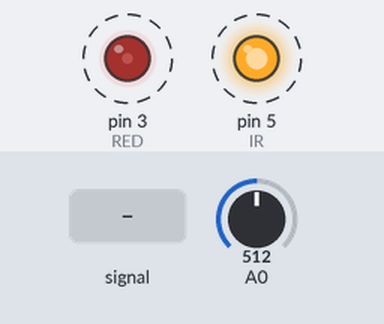
A sketch run on a simulated Arduino Uno, built with avr-gcc and run on an emulated ATmega328P. Shown: output pins drawn as LEDs (lit = HIGH). Dashed ring = blinking. Inputs (shaded band) come from the test bench; at power-on: A0 = 512. What the sketch prints to the serial monitor is not drawn.

Above: at 1.2 s.
1.3 s: A0 fed a 200 Hz sine of ±460 counts around its level
4.3 s: A0 set to 3
7.3 s: A0 set to 0
13.3 s: A0 set to 122
16.3 s: A0 set to 306
19.3 s: A0 fed a 2 Hz sine of ±306 counts around its level
Timing chart, 0 to 44.9 s (numbered marks = the images above; inputs shaded):
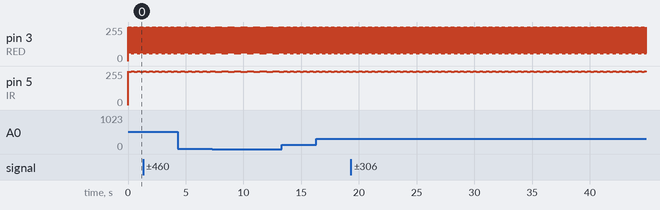

Measured:
- by itself, pin 3 (RED): alternates 255/255 for 0.01 s and 60/255 for 0.01 s
- by itself, pin 5 (IR): alternates 255/255 for 0.01 s and 250/255 for 0.01 s

The sketch:

micro.ino
```cpp
#include <math.h>
//--GLOBAL VARIABLES--
int RED = 3;
int IR = 5;
int AVGBUFFER = 100;
int inputPin = 0;

void setup() {
 pinMode(RED, OUTPUT); //set RED pin to output
 pinMode(IR, OUTPUT); //set IR pin to output
 pinMode(inputPin, INPUT);
 digitalWrite(RED, HIGH); //turn off RED LED
 digitalWrite(IR, HIGH); //turn off IR LED
 Serial.begin(9600);
}

void loop() {
 int redOut, irOut, i;
 float ratio;
 redOut = readingRED();
 irOut = readingIR();
 ratio = calculateSPO2((float) redOut,(float) irOut);
 Serial.print(redOut);
 Serial.print(",");
 Serial.print(irOut);
 Serial.print(",");
 Serial.println(ratio);
}

int readingRED() {
 //--Initializations--
 int raw, avgRED, i;
 int lastAve = 0;
 //-------------------
 analogWrite(RED, 60); //turn on RED LED
 for (i=0;i<AVGBUFFER;i++){ //start running average
   raw = analogRead(0); //read photodiode signal
   avgRED = (lastAve + raw)/2; //calculate average
 }
 digitalWrite(RED,HIGH); //turn off RED LED
 return avgRED; //return total average
}

int readingIR() {
 //--Initializations--
 int raw, avgIR, i;
 int lastAve = 0;
 //-------------------
 analogWrite(IR, 250); //turn on IR LED
 for (i=0;i<AVGBUFFER;i++){ // start running average
   raw = analogRead(0); //read photodiode signal
   avgIR = (lastAve + raw)/2; //calculate average
 }
 digitalWrite(IR,HIGH); //turn off IR LED
 return avgIR; //return total average
}

float calculateSPO2(float rawIR, float rawRED) {
 float rmsIR, rmsRED, ratio;
 rmsIR = 0.5*rawIR/sqrt(2);
 rmsRED = 0.5*rawRED/sqrt(2);
 ratio = log10(rmsRED)/log10(rmsIR);
 return ratio;
}
```
